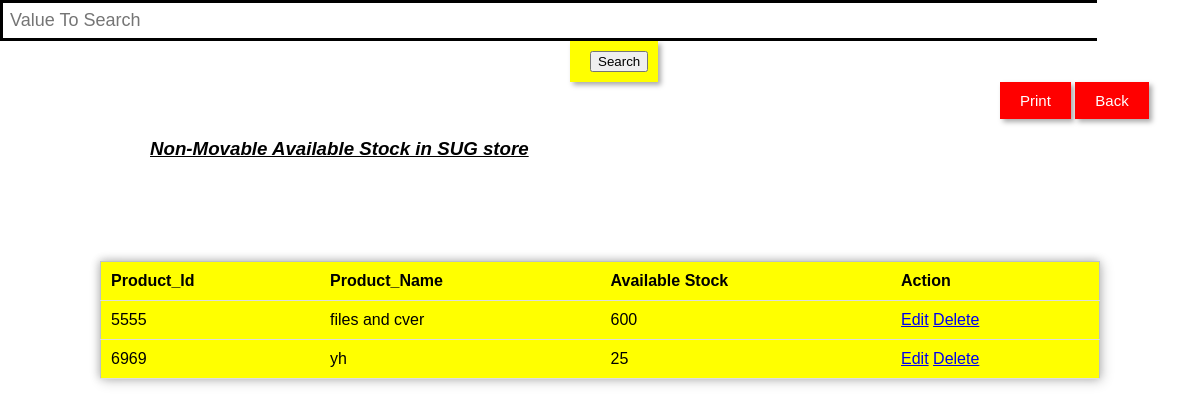
Screenshot of /stockhistory1.php with the database file from the repository.
### tables this page shows
CREATE TABLE `stock1` (
  `Sr_No` int(11) NOT NULL,
  `Product_Id` int(30) NOT NULL,
  `Product_Name` varchar(30) NOT NULL,
  `Available_Stock` int(30) NOT NULL
);

### stockhistory1.php (the view, shortened to what this page needs)
<?php
if(isset($_POST['search']))
{
    $valueToSearch = $_POST['valueToSearch'];
    $query = "SELECT * FROM `stock1` WHERE CONCAT( `Product_Id`, `Product_Name`, `Available_Stock`) LIKE '%".$valueToSearch."%'";
    $search_result = filterTable($query);
}
 else {
    $query = "SELECT * FROM `stock1`";
    $search_result = filterTable($query);
}
function filterTable($query)
{
    $connect = mysqli_connect("localhost", "root", "", "login");
    $filter_Result = mysqli_query($connect, $query);
    return $filter_Result;
}
?>
<!DOCTYPE html>
<html>
    <head>
    </head>
    <body>
    <form action="stockhistory1.php" method="post">
    <div id="searchbox">
            <input  type="text" name="valueToSearch" placeholder="Value To Search">
</div>
<div id="searchbtn">
          <input type="submit" name="search" value="Search">
</div>
          <div>
          <button onClick="window.print();"class="btn-shadow">Print</button>
        <button onClick="welcome()" class="btnn-shadow">Back</button>
            </div>
     <I>  <U> <h3 id="line" class= "print-container">Non-Movable Available Stock in SUG store </h3></U></I>
            <table class= "print-container">
                <tr>
                    <th>Product_Id</th>
                    <th>Product_Name</th>
                    <th>Available Stock</th>
					<th>Action</th>
                </tr>
                <?php while($row = mysqli_fetch_array($search_result)):?>
                <tr>
					<td><?php echo $row['Product_Id'];?></td>
					<td><?php echo $row['Product_Name'];?></td>
                    <td><?php echo $row['Available_Stock'];?></td>
                    <td><a href="update2.php?Product_Id=<?php echo $row['Product_Id'];?>">Edit</a>
                      <a href="delete1.php?Product_Id=<?php echo $row['Product_Id'];?>">Delete</a>
                 </td>
                </tr>
                <?php endwhile;?>
            </table>
        </form>
    </body>
</html>

### stockhistory1.php (style rules this page uses)
body { padding-top: 40px; left:50%; background-color: ; }
#searchbox input { width:90%; border:3px solid black; border-right:1px; font-size:18px; padding:7px; background:transparent; color:white; }
#searchbtn { width:4%; margin-left:570px; background-color: yellow; border: none; color: Red; padding: 10px 20px; font-size: 15px; transition: 0.25s ease; box-shadow: 3px 3px 5px #aaa; }
.btn-shadow { background-color: red; border: none; color: white; padding: 10px 20px; font-size: 15px; transition: 0.25s ease; box-shadow: 3px 3px 5px #aaa; margin-left:1000px; }
.btnn-shadow { background-color: red; border: none; color: white; padding: 10px 20px; font-size: 15px; transition: 0.25s ease; box-shadow: 3px 3px 5px #aaa; }
#line { margin-left:150px; }
body { padding: 0px; margin: 0; font-family: Verdana, Geneva, Tahoma, sans-serif; }
table { position: absolute; left: 50%; top: 40%; transform: translate(-50%, -50%); border-collapse: collapse; width: 1000px; height: 100px; border: 1px solid #bdc3c7; box-shadow: 2px 2px 12px rgba(0, 0, 0, 0.2), -1px -1px 8px rgba(0, 0, 0, 0.2); background-color: yellow; }
tr { transition: all .2s ease-in; cursor: pointer; }
th, td { padding: 10px; text-align: left; border-bottom: 1px solid #ddd; }

### rows the page displays
stock1: Product_Id "5555", Product_Name "files and cver", Available_Stock "600"
stock1: Product_Id "6969", Product_Name "yh", Available_Stock "25"
